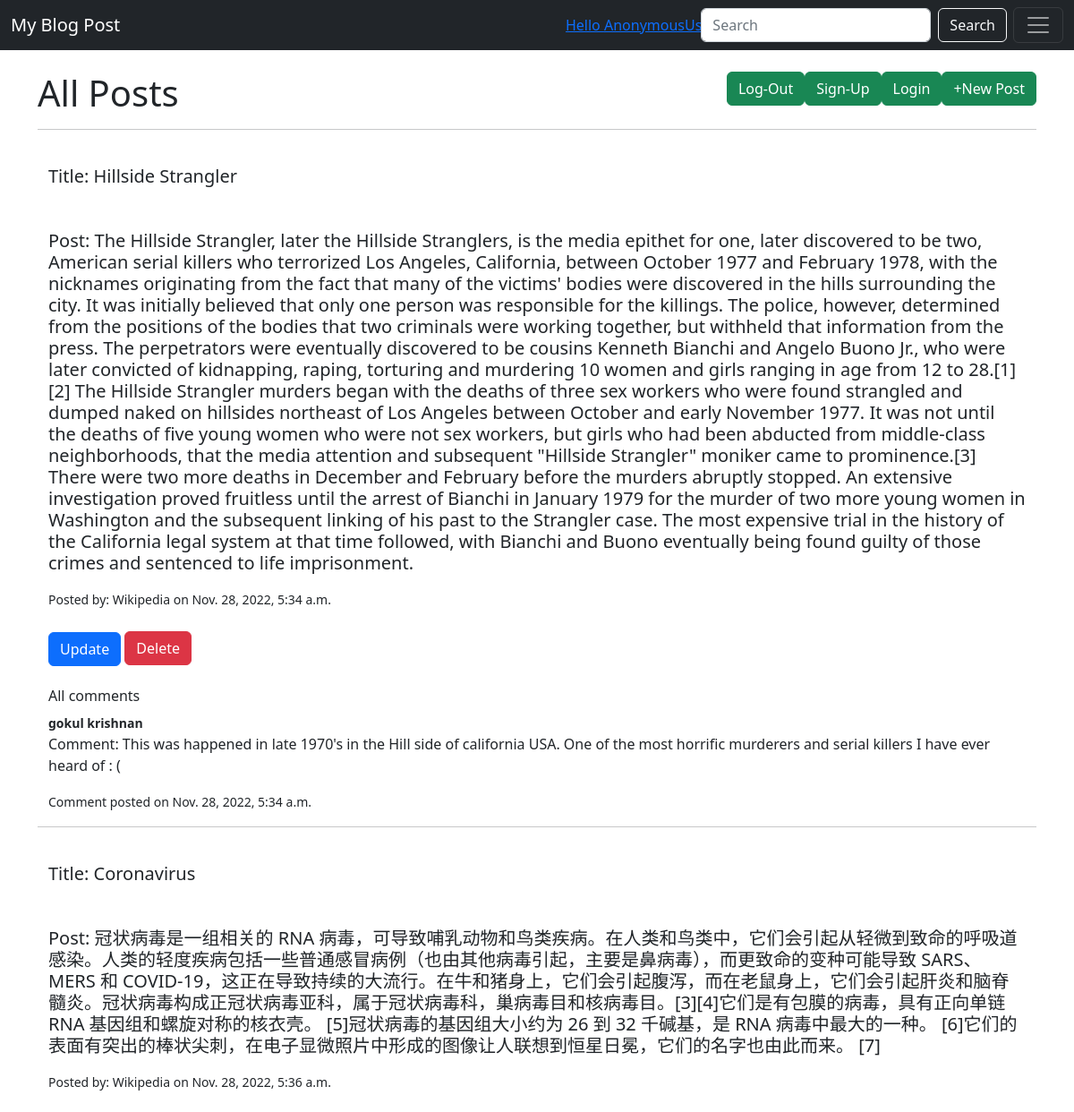
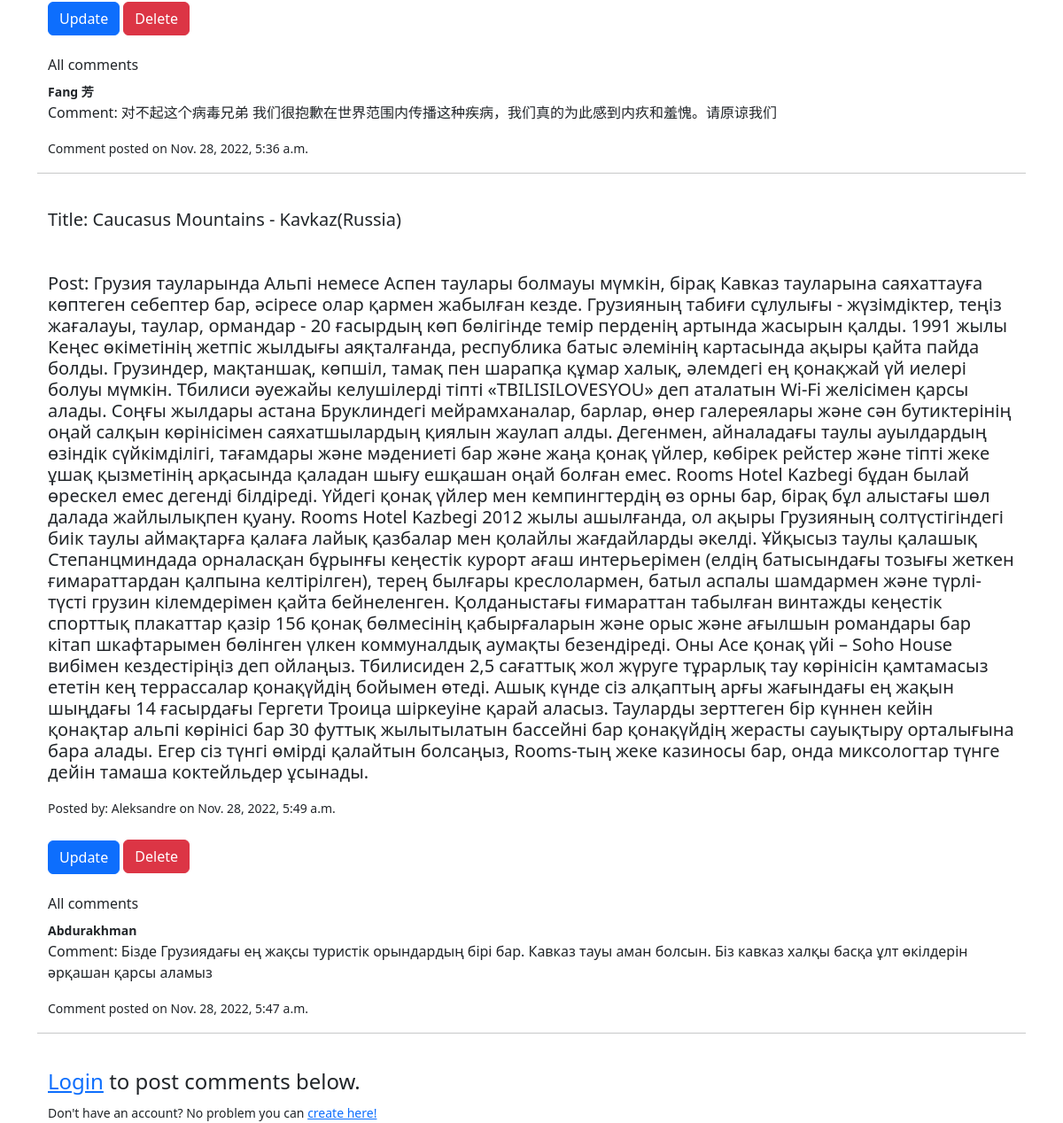
/posts/, run on the app's committed database (2 pictures, top to bottom).
### blogapp/models.py (models this page shows, shortened)
class Posts(models.Model):
    title=models.CharField(max_length=120)
    content=models.TextField()
    author=models.TextField()
    image=models.ImageField(upload_to="images/", blank=True, null=True)
    posted_on = models.DateTimeField(default=timezone.now)
    status = models.IntegerField(choices=STATUS, default=0)
    class Meta:
        ordering = ['posted_on']
    class Meta:
        verbose_name_plural="Posts" #This will handle the extra "s" (singular or plural in models)

class Comment(models.Model):
    post = models.ForeignKey(Posts,on_delete=models.CASCADE,related_name='comments')
    name=models.CharField(max_length=120)
    comment_body=models.CharField(max_length=256)
    posted_on=models.DateTimeField(default=timezone.now)
    class Meta:
        ordering = ['posted_on']

### blogapp/views.py (the view)
# urls.py: path("posts/",views.posts,name="posts"),
@csrf_exempt
def posts(request):
    objects=Posts.objects.all()
    template=loader.get_template("posts.html")
    context={
        "objects":objects,
    }
    """
    comments = Posts.comments.filter(active=True)
    new_comment = None
    if request.method == 'POST':
        comment_form = CommentForm(data=request.POST)
        new_comment = comment_form.save(commit=False)
        new_comment.post = Posts
        new_comment.save()
    else:
        comment_form=new_comment()
    """
    return HttpResponse(template.render(context,request))

### templates/posts.html (shortened to what this page needs)
{% extends "base.html" %}
{% load static %}
{% block head %}
{% block user %}
{% if request.user == request.user %}
<a style="position: absolute; right: 400px;" ="navbar-item-active" href="#">Hello {{ request.user }}</a>
{% endif %}
{% endblock %}
{% endblock %}
{% block body %}
<br>
    <h1 style="display: inline; ">All Posts</h1>
        <a class="btn btn-success float-end" href="newpost/"> +New Post</a>
        <a class="btn btn-success float-end" href="/login/"> Login</a>
        <a class="btn btn-success float-end" href="/register/"> Sign-Up</a>
        <a class="btn btn-success float-end" href="/logout/"> Log-Out</a>
<hr>
<br>
<form action="newpost/" method="POST" enctype= "multipart/form-data" >
    {% for i in objects %}
    <div class="container">
        {% if i.title %}
    <div class="spacing">
    <h5>Title: {{ i.title }}</h5>
    </div>
</div>
    <br>
{% else %}
<h5>No Title</h5>
{% endif %}
{% if i.content %}
    <div class="container">
        <p><h5>Post: {{ i.content }}</h5></div></p>
{% else %}
    <h3>No Content</h3>
{% endif %}
{% if i.author %}
    <div class="container">
        <small>Posted by: {{ i.author }} on {{ i.posted_on }}</h3></small>
    </div>
{% else %}
        <h3>No Author:(N/A)</h3>
{% endif %}
<br>
<div class="container">
    <small><a class="btn btn-primary" href="update/{{ i.id }}">Update</a></small>
    <a class="btn btn-danger"href="delete/{{ i.id }}">Delete</a>
</div>
    </div>
    <br>
<div class="container">
{% if not i.comments.all %}
<div class="container">
    <small><strong>Comments</strong></small>
    <br>
        <p>No comments added yet!</p>
</div>
{% else %}
    {% for comment in i.comments.all %}
    <div class="container">
    <h6>All comments</h6>
        <small><strong>{{ comment.name }}</strong></small>
        <p>Comment: {{ comment.comment_body }}</p>
        <p><small>Comment posted on {{ comment.posted_on }}</small></p>
    </div>
    {% endfor %}
{% endif %}
<hr>
<br>
    {% endfor %}
    <div class="container">
        <h4><a href="/login/">Login</a> to post comments below.</h4>
        <small>Don't have an account? No problem you can <a href="/register/">create here!</a></small>
    </div>
    {% endblock %}

### templates/base.html (shortened to what this page needs)
<!DOCTYPE html>
{% load static %}
<html>
<head>
    {% block head %}
    {% endblock %}
    <link href="https://cdn.jsdelivr.net/npm/bootstrap@5.2.2/dist/css/bootstrap.min.css" rel="stylesheet"
>
</head>
<body>
    <nav class="navbar navbar-dark bg-dark" aria-label="First navbar example">
        <div class="container-fluid">
            <a class="navbar-brand" href="#">My Blog Post</a>
            {% block user %}{% endblock %}
            <form style="position: absolute; right: 75px;" class="d-flex" method="POST" action="/search/">
                <input class="form-control me-2" type="search" placeholder="Search" name="searched" id="searched" aria-label="Search">
                <button href="/search/" class="btn btn-outline-light" type="submit">Search</button>
              </form>
            <button class="navbar-toggler" type="button" data-bs-toggle="collapse" data-bs-target="#navbarsExample01"
                aria-controls="navbarsExample01" aria-expanded="false" aria-label="Toggle navigation">
                <span class="navbar-toggler-icon"></span>
            </button>
        </div>
    </nav>
    <div class="container">
        {% block body %}{% endblock %}
    </div>
</body>
</html>

### data on the page
Posts: title "Hillside Strangler", content "The Hillside Strangler, later the Hillside Stranglers, is the media epithet for one, later discovered to be two, American serial killers who terrorized Los Angeles, California, between October 1977 and February 1978, with the nicknames originating from the fact that many of the victims' bodies were discovered in the hills surrounding the city. It was initially believed that only one person was responsible for the killings. The police, however, determined from the positions of the bodies that two criminals were working together, but withheld that information from the press. The perpetrators were eventually discovered to be cousins Kenneth Bianchi and Angelo Buono Jr., who were later…", author "Wikipedia", posted_on "Nov. 28, 2022, 5:34 a.m."
Comment: name "gokul krishnan", comment_body "This was happened in late 1970's in the Hill side of california USA. One of the most horrific murderers and serial killers I have ever heard of : (", posted_on "Nov. 28, 2022, 5:34 a.m."
Posts: title "Coronavirus", content "冠状病毒是一组相关的 RNA 病毒，可导致哺乳动物和鸟类疾病。在人类和鸟类中，它们会引起从轻微到致命的呼吸道感染。人类的轻度疾病包括一些普通感冒病例（也由其他病毒引起，主要是鼻病毒），而更致命的变种可能导致 SARS、MERS 和 COVID-19，这正在导致持续的大流行。在牛和猪身上，它们会引起腹泻，而在老鼠身上，它们会引起肝炎和脑脊髓炎。冠状病毒构成正冠状病毒亚科，属于冠状病毒科，巢病毒目和核病毒目。[3][4]它们是有包膜的病毒，具有正向单链 RNA 基因组和螺旋对称的核衣壳。 [5]冠状病毒的基因组大小约为 26 到 32 千碱基，是 RNA 病毒中最大的一种。 [6]它们的表面有突出的棒状尖刺，在电子显微照片中形成的图像让人联想到恒星日冕，它们的名字也由此而来。 [7]", author "Wikipedia", posted_on "Nov. 28, 2022, 5:36 a.m."
Comment: name "Fang 芳", comment_body "对不起这个病毒兄弟 我们很抱歉在世界范围内传播这种疾病，我们真的为此感到内疚和羞愧。请原谅我们", posted_on "Nov. 28, 2022, 5:36 a.m."
Posts: title "Caucasus Mountains - Kavkaz(Russia)", content "Грузия тауларында Альпі немесе Аспен таулары болмауы мүмкін, бірақ Кавказ тауларына саяхаттауға көптеген себептер бар, әсіресе олар қармен жабылған кезде. Грузияның табиғи сұлулығы - жүзімдіктер, теңіз жағалауы, таулар, ормандар - 20 ғасырдың көп бөлігінде темір перденің артында жасырын қалды. 1991 жылы Кеңес өкіметінің жетпіс жылдығы аяқталғанда, республика батыс әлемінің картасында ақыры қайта пайда болды. Грузиндер, мақтаншақ, көпшіл, тамақ пен шарапқа құмар халық, әлемдегі ең қонақжай үй иелері болуы мүмкін. Тбилиси әуежайы келушілерді тіпті «TBILISILOVESYOU» деп аталатын Wi-Fi желісімен қарсы алады. Соңғы жылдары астана Бруклиндегі мейрамханалар, барлар, өнер галереялары және сән…", author "Aleksandre", posted_on "Nov. 28, 2022, 5:49 a.m."
Comment: name "Abdurakhman", comment_body "Бізде Грузиядағы ең жақсы туристік орындардың бірі бар. Кавказ тауы аман болсын. Біз кавказ халқы басқа ұлт өкілдерін әрқашан қарсы аламыз", posted_on "Nov. 28, 2022, 5:47 a.m."

### other printed values
{{ request.user }} "AnonymousUser"
